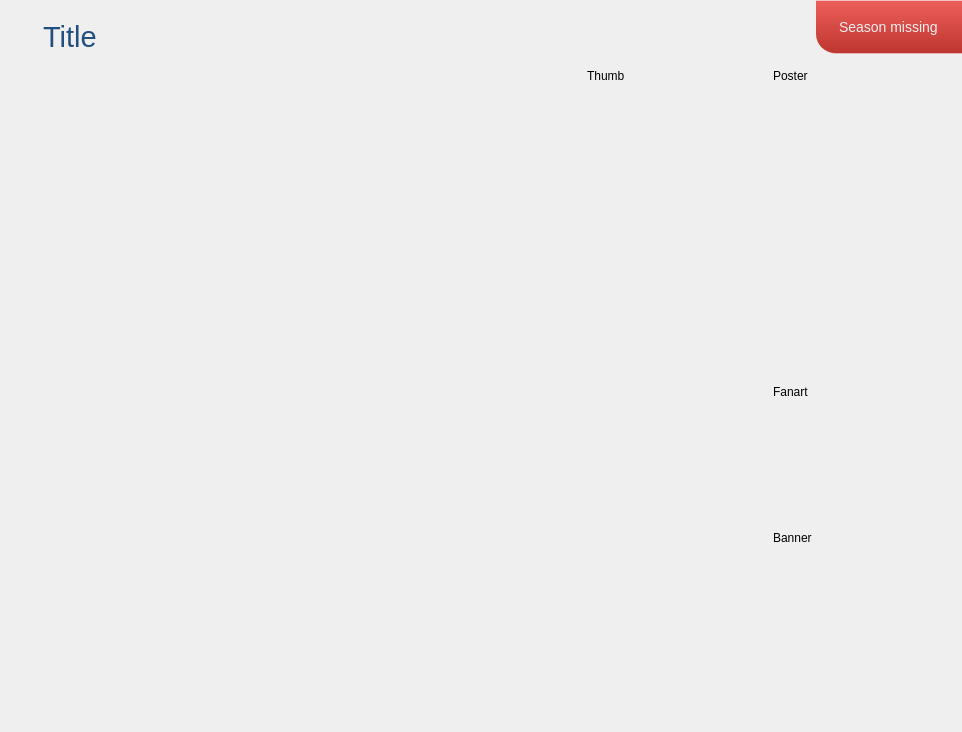
<?xml version="1.0" encoding="UTF-8"?>
<ui version="4.0">
 <class>TvShowWidgetSeason</class>
 <widget class="QWidget" name="TvShowWidgetSeason">
  <property name="geometry">
   <rect>
    <x>0</x>
    <y>0</y>
    <width>962</width>
    <height>732</height>
   </rect>
  </property>
  <property name="windowTitle">
   <string>Form</string>
  </property>
  <layout class="QVBoxLayout" name="verticalLayout_2" stretch="0,1">
   <property name="leftMargin">
    <number>0</number>
   </property>
   <property name="topMargin">
    <number>0</number>
   </property>
   <property name="rightMargin">
    <number>0</number>
   </property>
   <property name="bottomMargin">
    <number>20</number>
   </property>
   <item>
    <layout class="QHBoxLayout" name="horizontalLayout" stretch="1,0">
     <property name="spacing">
      <number>0</number>
     </property>
     <item>
      <layout class="QVBoxLayout" name="verticalLayout_4">
       <property name="spacing">
        <number>0</number>
       </property>
       <property name="topMargin">
        <number>20</number>
       </property>
       <item>
        <layout class="QHBoxLayout" name="horizontalLayout_3">
         <item>
          <spacer name="horizontalSpacer_2">
           <property name="orientation">
            <enum>Qt::Horizontal</enum>
           </property>
           <property name="sizeType">
            <enum>QSizePolicy::Fixed</enum>
           </property>
           <property name="sizeHint" stdset="0">
            <size>
             <width>20</width>
             <height>20</height>
            </size>
           </property>
          </spacer>
         </item>
         <item>
          <widget class="QToolButton" name="buttonRevert">
           <property name="cursor">
            <cursorShape>PointingHandCursor</cursorShape>
           </property>
           <property name="toolTip">
            <string>Episode has changed. Click to revert changes.</string>
           </property>
           <property name="styleSheet">
            <string notr="true">QToolButton {
	border: none;
}</string>
           </property>
           <property name="text">
            <string/>
           </property>
           <property name="icon">
            <iconset resource="../MediaElch.qrc">
             <normaloff>:/img/arrow_circle_left.png</normaloff>:/img/arrow_circle_left.png</iconset>
           </property>
          </widget>
         </item>
         <item>
          <widget class="QLabel" name="title">
           <property name="font">
            <font>
             <family>Helvetica Neue</family>
             <pointsize>22</pointsize>
            </font>
           </property>
           <property name="styleSheet">
            <string notr="true">color: #224f7f;
</string>
           </property>
           <property name="text">
            <string>Title</string>
           </property>
           <property name="indent">
            <number>4</number>
           </property>
          </widget>
         </item>
         <item>
          <spacer name="horizontalSpacer_3">
           <property name="orientation">
            <enum>Qt::Horizontal</enum>
           </property>
           <property name="sizeHint" stdset="0">
            <size>
             <width>40</width>
             <height>20</height>
            </size>
           </property>
          </spacer>
         </item>
        </layout>
       </item>
      </layout>
     </item>
     <item>
      <widget class="QLabel" name="missingLabel">
       <property name="sizePolicy">
        <sizepolicy hsizetype="Preferred" vsizetype="Preferred">
         <horstretch>0</horstretch>
         <verstretch>0</verstretch>
        </sizepolicy>
       </property>
       <property name="styleSheet">
        <string notr="true">border-bottom-left-radius: 20px; 
padding-top: 5px; 
padding-bottom: 5px; 
color: #f0f0f0; 
font-size: 14px; 
padding-left: 20px; 
padding-right: 20px; 
background-color: qlineargradient(spread:pad, x1:0, y1:0, x2:0, y2:1, stop:0 rgba(238, 95, 91, 255), stop:1 rgba(189, 53, 47, 255));
border-top: 1px solid rgba(255, 255, 255, 80); 
border-bottom: 1px solid rgba(255, 255, 255, 80)</string>
       </property>
       <property name="text">
        <string>Season missing</string>
       </property>
      </widget>
     </item>
    </layout>
   </item>
   <item>
    <widget class="QGroupBox" name="groupBox_3">
     <property name="styleSheet">
      <string notr="true">QGroupBox {
	border-radius: 0;
	background-color: transparent;
}
</string>
     </property>
     <property name="title">
      <string/>
     </property>
     <layout class="QHBoxLayout" name="horizontalLayout_2">
      <item>
       <spacer name="horizontalSpacer">
        <property name="orientation">
         <enum>Qt::Horizontal</enum>
        </property>
        <property name="sizeHint" stdset="0">
         <size>
          <width>40</width>
          <height>20</height>
         </size>
        </property>
       </spacer>
      </item>
      <item>
       <layout class="QVBoxLayout" name="verticalLayout_3">
        <item>
         <widget class="QLabel" name="labelThumb">
          <property name="text">
           <string>Thumb</string>
          </property>
         </widget>
        </item>
        <item>
         <widget class="ClosableImage" name="thumb">
          <property name="minimumSize">
           <size>
            <width>180</width>
            <height>102</height>
           </size>
          </property>
          <property name="maximumSize">
           <size>
            <width>180</width>
            <height>102</height>
           </size>
          </property>
          <property name="cursor">
           <cursorShape>PointingHandCursor</cursorShape>
          </property>
          <property name="toolTip">
           <string>Click to Change</string>
          </property>
          <property name="text">
           <string/>
          </property>
          <property name="pixmap">
           <pixmap resource="../MediaElch.qrc">:/img/placeholders/thumb.png</pixmap>
          </property>
          <property name="alignment">
           <set>Qt::AlignCenter</set>
          </property>
          <property name="clickable" stdset="0">
           <bool>true</bool>
          </property>
          <property name="myFixedHeight" stdset="0">
           <number>102</number>
          </property>
          <property name="dropShadow" stdset="0">
           <bool>true</bool>
          </property>
         </widget>
        </item>
        <item>
         <spacer name="verticalSpacer">
          <property name="orientation">
           <enum>Qt::Vertical</enum>
          </property>
          <property name="sizeHint" stdset="0">
           <size>
            <width>20</width>
            <height>40</height>
           </size>
          </property>
         </spacer>
        </item>
       </layout>
      </item>
      <item>
       <layout class="QVBoxLayout" name="verticalLayout">
        <item>
         <widget class="QLabel" name="labelPoster">
          <property name="text">
           <string>Poster</string>
          </property>
         </widget>
        </item>
        <item>
         <widget class="ClosableImage" name="poster">
          <property name="minimumSize">
           <size>
            <width>180</width>
            <height>290</height>
           </size>
          </property>
          <property name="maximumSize">
           <size>
            <width>180</width>
            <height>290</height>
           </size>
          </property>
          <property name="cursor">
           <cursorShape>PointingHandCursor</cursorShape>
          </property>
          <property name="toolTip">
           <string>Click to Change</string>
          </property>
          <property name="text">
           <string/>
          </property>
          <property name="pixmap">
           <pixmap resource="../MediaElch.qrc">:/img/placeholders/poster.png</pixmap>
          </property>
          <property name="alignment">
           <set>Qt::AlignCenter</set>
          </property>
          <property name="clickable" stdset="0">
           <bool>true</bool>
          </property>
          <property name="myFixedHeight" stdset="0">
           <number>290</number>
          </property>
          <property name="dropShadow" stdset="0">
           <bool>true</bool>
          </property>
         </widget>
        </item>
        <item>
         <widget class="QLabel" name="labelFanart">
          <property name="text">
           <string>Fanart</string>
          </property>
         </widget>
        </item>
        <item>
         <widget class="ClosableImage" name="backdrop">
          <property name="minimumSize">
           <size>
            <width>180</width>
            <height>120</height>
           </size>
          </property>
          <property name="maximumSize">
           <size>
            <width>180</width>
            <height>120</height>
           </size>
          </property>
          <property name="cursor">
           <cursorShape>PointingHandCursor</cursorShape>
          </property>
          <property name="toolTip">
           <string>Click to Change</string>
          </property>
          <property name="text">
           <string/>
          </property>
          <property name="pixmap">
           <pixmap resource="../MediaElch.qrc">:/img/placeholders/fanart.png</pixmap>
          </property>
          <property name="alignment">
           <set>Qt::AlignCenter</set>
          </property>
          <property name="clickable" stdset="0">
           <bool>true</bool>
          </property>
          <property name="myFixedHeight" stdset="0">
           <number>120</number>
          </property>
          <property name="dropShadow" stdset="0">
           <bool>true</bool>
          </property>
         </widget>
        </item>
        <item>
         <widget class="QLabel" name="labelBanner">
          <property name="text">
           <string>Banner</string>
          </property>
         </widget>
        </item>
        <item>
         <widget class="ClosableImage" name="banner">
          <property name="minimumSize">
           <size>
            <width>180</width>
            <height>53</height>
           </size>
          </property>
          <property name="maximumSize">
           <size>
            <width>180</width>
            <height>53</height>
           </size>
          </property>
          <property name="cursor">
           <cursorShape>PointingHandCursor</cursorShape>
          </property>
          <property name="toolTip">
           <string>Click to change</string>
          </property>
          <property name="text">
           <string/>
          </property>
          <property name="pixmap">
           <pixmap resource="../MediaElch.qrc">:/img/placeholders/banner.png</pixmap>
          </property>
          <property name="alignment">
           <set>Qt::AlignCenter</set>
          </property>
          <property name="clickable" stdset="0">
           <bool>true</bool>
          </property>
          <property name="myFixedHeight" stdset="0">
           <number>53</number>
          </property>
          <property name="dropShadow" stdset="0">
           <bool>true</bool>
          </property>
         </widget>
        </item>
        <item>
         <spacer name="verticalSpacer_4">
          <property name="orientation">
           <enum>Qt::Vertical</enum>
          </property>
          <property name="sizeHint" stdset="0">
           <size>
            <width>20</width>
            <height>40</height>
           </size>
          </property>
         </spacer>
        </item>
       </layout>
      </item>
     </layout>
    </widget>
   </item>
  </layout>
 </widget>
 <customwidgets>
  <customwidget>
   <class>ClosableImage</class>
   <extends>QLabel</extends>
   <header>smallWidgets/ClosableImage.h</header>
  </customwidget>
 </customwidgets>
 <resources>
  <include location="../MediaElch.qrc"/>
 </resources>
 <connections/>
</ui>
